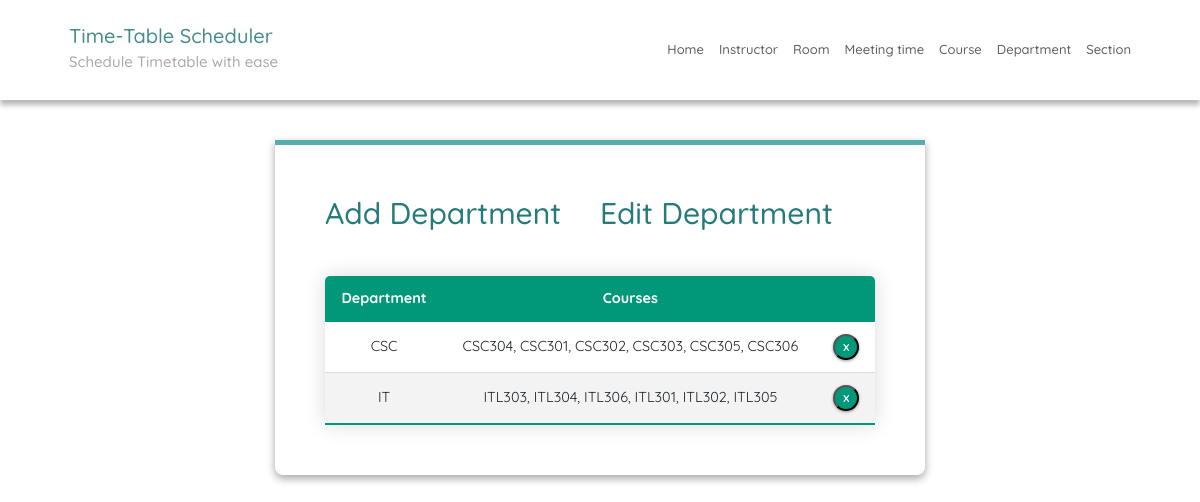
Screenshot of /departmentEdit/ with the database file from the repository.
### SchedulerApp/models.py (models this page shows, shortened)
class Department(models.Model):
    dept_name = models.CharField(max_length=50)
    courses = models.ManyToManyField(Course)

### SchedulerApp/views.py (the view)
# urls.py: path('departmentEdit/', departmentEdit, name='departmentEdit'),
def departmentEdit(request):
    course = defaultdict(list)
    for dept in Department.courses.through.objects.all():
        dept_name = Department.objects.filter(
            id=dept.department_id).values('dept_name')[0]['dept_name']
        course_name = Course.objects.filter(
            course_number=dept.course_id).values(
                'course_name')[0]['course_name']
        course[dept_name].append(course_name)
    context = {'departments': Department.objects.all(), 'course': course}
    return render(request, 'departmentEdit.html', context)

### SchedulerApp/templatetags/index.py (called while the page is built)
@register.filter
def dictKey(d, k):
    return ', '.join(d[k]) or ''

    def render(self, context):
        path = context['request'].path
        for p in self.patterns:
            pValue = template.Variable(p).resolve(context)
            if path == pValue:
                return 'active'
        return ''

### templates/departmentEdit.html (shortened to what this page needs)
{% extends 'base.html' %}
{% block content %}
{% load static %}
{% load index %}
<fieldset class="fieldset">
  <div class="tablink">
    <a href="{% url 'departmentAdd'%}">
      <h1 onclick="openPage('new')" id="defaultOpen">Add Department</h1>
    </a>
    <h1 onclick="openPage('edit')" id="link_to_edit">Edit Department</h1>
  </div>
  <div class="tabcontent" id="edit">
    <table class="editTable">
      <thead>
        <tr class="table-headers">
          <th>Department</th>
          <th>Courses</th>
          <th class="empty"></th>
        </tr>
      </thead>
      <tbody>
        {% for dept in departments %}
        <tr>
          <td>{{dept.dept_name}}</td>
          <td>{{course|dictKey:dept.dept_name}}</td>
          <td class="empty">
            <form action="{% url 'deletedepartment' dept.id %}" method="post">
              <input type="submit" value="X" class="cross">
            </form>
          </td>
        </tr>
        {% endfor %}
      </tbody>
    </table>
  </div>
</fieldset>
{% endblock %}

### static/CSS/style.css (style rules this page uses)
:root { --green1: #57ACAC; --green2: #38c0b3; --green3: #257a7a; --green4: #0FCD9D; --green5: #01d7a7; --green6: #00BE8E; --green7: #009879; --white: #fff; --grey: #aaa; --dark-grey: #444; --light-grey: #a29999; --lighter-grey: #dddddd; --lightest-grey: #f3f3f3; --box-shadow: #9e9292; }
html { font-size: 100%; box-sizing: border-box; scroll-behavior: smooth; }
html, body { margin: 0; padding: 0; width: 100vw; min-height: 100%; text-rendering: optimizeLegibility; font-family: "Quicksand", sans-serif; font-size: 62.5%; }
body { position: relative; }
a { text-decoration: none; }
fieldset { padding: 50px; border-radius: 0 0 8px 8px; background: transparent; box-shadow: rgba(0, 0, 0, 0.145) 0px 4px 8px, rgba(0, 0, 0, 0.24) 0px 3px 8px; border-top: 5px solid var(--green1); }
.fieldset { min-width: 65rem; font-size: 1.6rem; }
.tablink { display: grid; grid-template-columns: 1fr 1fr; }
.tablink h1 { color: var(--green3); padding-bottom: 2rem; cursor: pointer; font-size: 3rem; }
.tabcontent { display: grid; gap: 3rem; }
.editTable, .timetable { border-collapse: collapse; margin-top: 2rem; font-size: 0.9em; min-width: 40rem; border-radius: 5px 5px 0 0; overflow: hidden; box-shadow: 0 0 20px rgba(0, 0, 0, 0.15); text-align: center; }
.editTable thead tr, .timetable thead tr { background-color: var(--green7); color: var(--white); font-weight: bold; }
.editTable th, .editTable td, .timetable th, .timetable td { padding: 1.2rem 1.5rem; }
.editTable tbody tr, .timetable tbody tr { border-bottom: 1px solid var(--lighter-grey); }
.editTable tbody tr:nth-of-type(even), .timetable tbody tr:nth-of-type(even) { background-color: var(--lightest-grey); }
.editTable tbody tr:last-of-type, .timetable tbody tr:last-of-type { border-bottom: 2px solid var(--green7); }
.empty form { display: flex; justify-content: center; }
.cross { border-radius: 50%; font-size: 1rem; font-weight: bold; box-shadow: 0px 1px 3px 0px var(--box-shadow); padding: 4px; color: var(--white); background-color: var(--green7); cursor: pointer; width: 2.6rem; height: 2.6rem; }

### rows the page displays
Department: dept_name "CSC", dept_name "CSC304, CSC301, CSC302, CSC303, CSC305, CSC306"
Department: dept_name "IT", dept_name "ITL303, ITL304, ITL306, ITL301, ITL302, ITL305"
